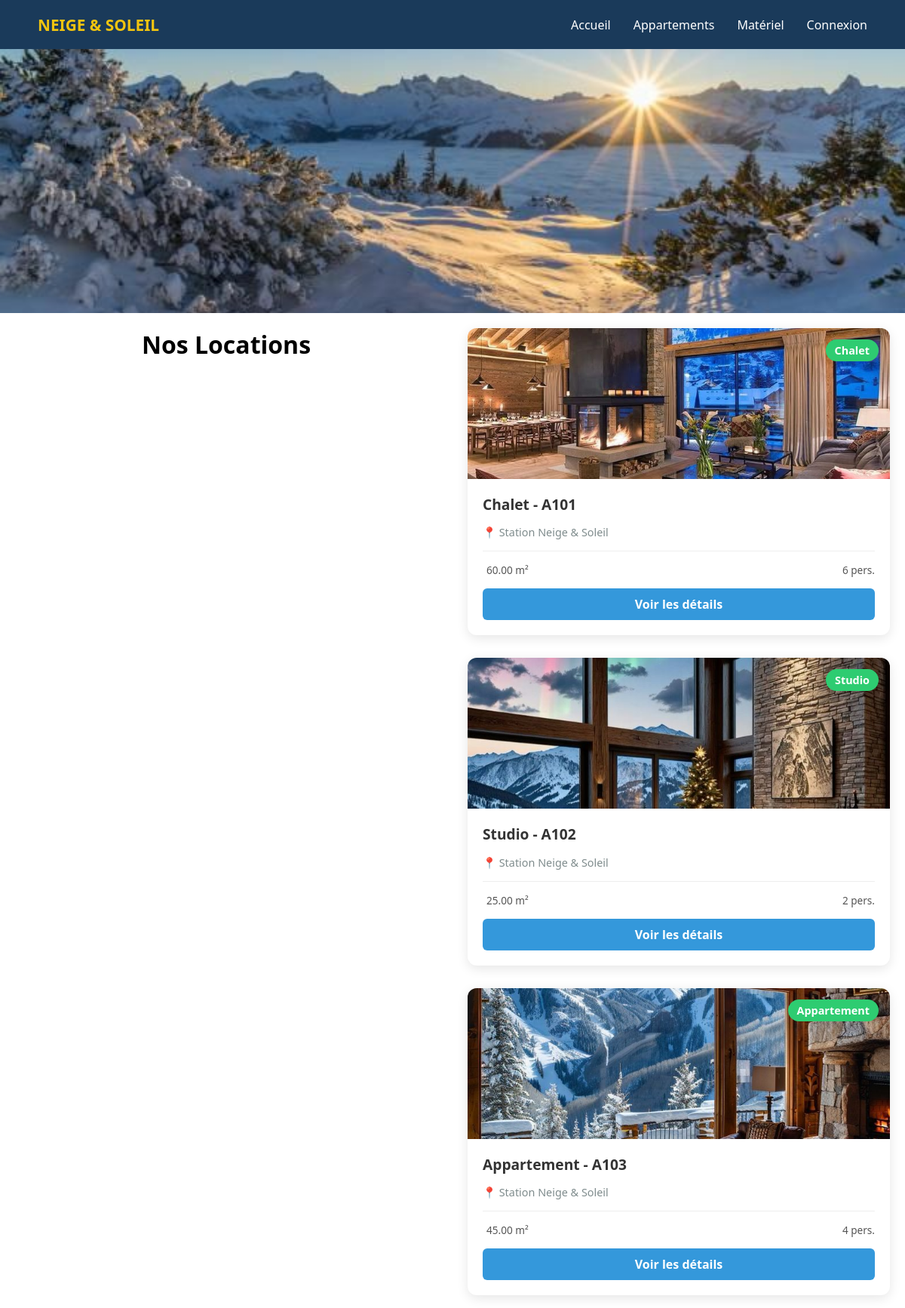
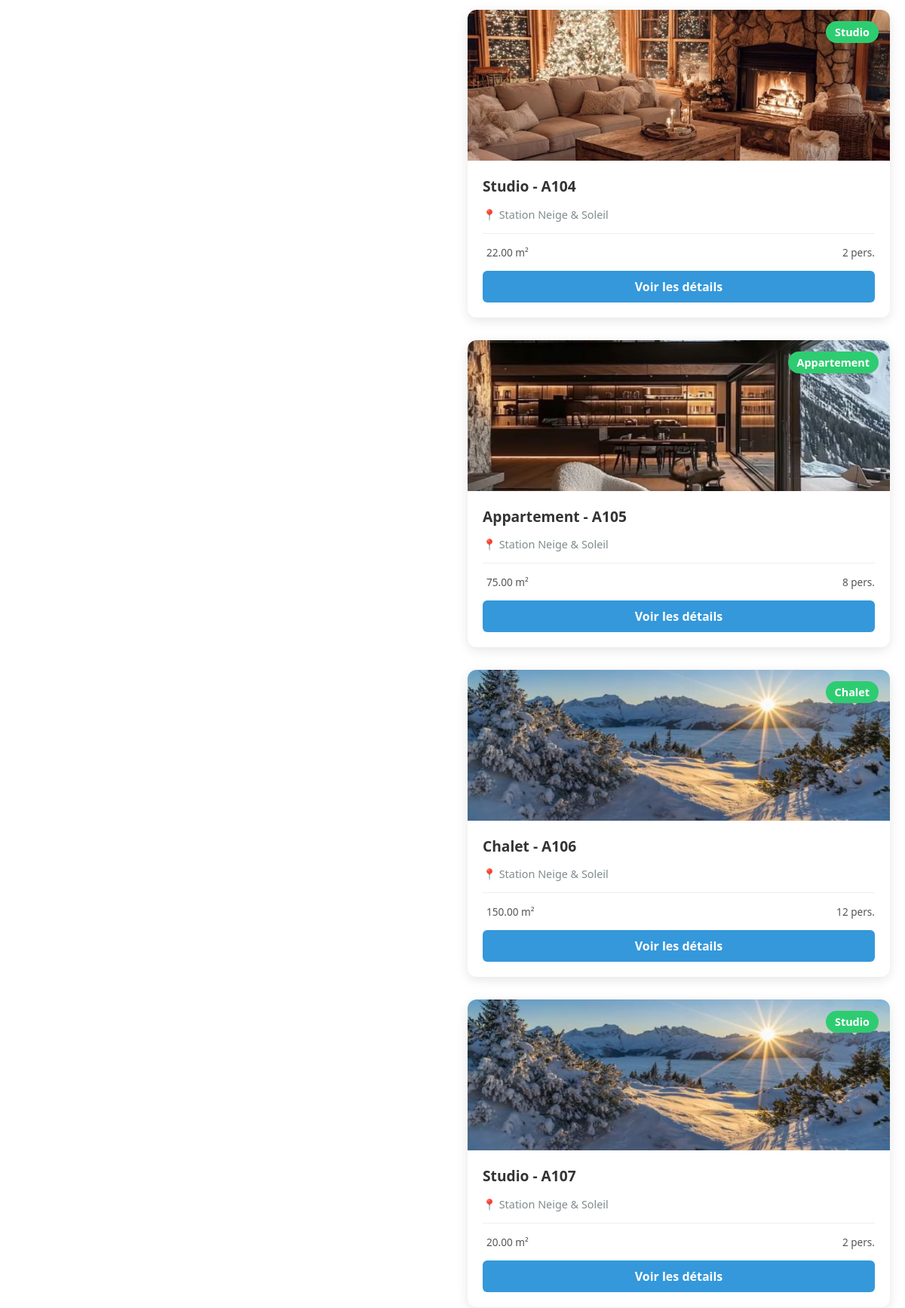
Page /index.php?page=appartements (upper part) on the committed database (2 pictures, top to bottom).
### tables this page shows
CREATE TABLE APPARTEMENT (
    id_appart INT AUTO_INCREMENT PRIMARY KEY,
    num_appart VARCHAR(10),
    type_appart VARCHAR(50),
    surface DECIMAL(5,2),
    capacite_accueil INT,
    id_proprio INT,
    FOREIGN KEY (id_proprio) REFERENCES PROPRIETAIRE(id_proprio)
);

### Modele/modele.php (called while the page is built, shortened)
<?php
class Modele {
    private $pdo;
    public function __construct() {
        try {
            $this->pdo = new PDO("mysql:host=localhost;dbname=neige_soleil;charset=utf8", "root", "");
            $this->pdo->setAttribute(PDO::ATTR_ERRMODE, PDO::ERRMODE_EXCEPTION);
        } catch (Exception $e) {
            die("Erreur de connexion : " . $e->getMessage());
        }
    }
    public function getAppartementsFiltres($station, $capacite) {
        $sql = "SELECT * FROM APPARTEMENT WHERE 1=1";
        $params = [];
        $stmt = $this->pdo->prepare($sql);
        $stmt->execute($params);
        return $stmt->fetchAll(PDO::FETCH_ASSOC);
    }
    public function getTousLesAppartements() {
        $stmt = $this->pdo->prepare("SELECT * FROM APPARTEMENT");
        $stmt->execute();
        return $stmt->fetchAll(PDO::FETCH_ASSOC);
    }
}
?>

### Controleur/controleur.class.php (called while the page is built, shortened)
<?php
require_once "Modele/Modele.php";
class Controleur {
    private $unModele;
    public function __construct() {
        $this->unModele = new Modele();
    }
    public function getAppartementsFiltres($station, $capacite) {
        return $this->unModele->getAppartementsFiltres($station, $capacite);
    }
    public function afficherCatalogue() {
        return $this->unModele->getTousLesAppartements();
    }
}
?>

### Vue/vue_appartements.php (the view)
<?php
    $appartements = $unControleur->afficherCatalogue();
?>
<link rel="stylesheet" href="Style/style_appartement.css">
<div class="container">
    <h1 style="text-align: center; margin: 20px 0;">Nos Locations</h1>
    <div class="apparts-grid">
        <?php foreach ($appartements as $unAppart) : ?>
            <article class="appart-card">
                <div class="appart-image">
                    <span class="price"><?php echo $unAppart['type_appart']; ?></span>
                    <img src="images/chalets/<?php echo $unAppart['image']; ?>"
                         alt="Appartement"
                         onerror="this.src='images/background-montagne.jpg';">
                </div>
                <div class="appart-details">
                    <h3><?php echo $unAppart['type_appart']; ?> - <?php echo $unAppart['num_appart']; ?></h3>
                    <p class="location">📍 Station Neige & Soleil</p>
                    <div class="specs">
                        <span><i class="fas fa-expand"></i> <?php echo $unAppart['surface']; ?> m²</span>
                        <span><i class="fas fa-users"></i> <?php echo $unAppart['capacite_accueil']; ?> pers.</span>
                    </div>
                    <a href="index.php?page=vue_detail&id=<?php echo $unAppart['id_appart']; ?>" class="btn-view">
                        Voir les détails
                    </a>
                </div>
            </article>
        <?php endforeach; ?>
    </div> </div>

### index.php (shortened to what this page needs)
<?php
    require_once("Controleur/controleur.class.php");
    $unControleur = new Controleur();
    $page = (isset($_GET['page'])) ? $_GET['page'] : 'accueil';
?>
<!DOCTYPE html>
<html lang="fr">
<head>
    <link rel="stylesheet" href="Style/style_index.css">
    <link rel="stylesheet" href="Style/style_connexion.css">
</head>
<body>
    <?php
    if ($page != 'connexion' && $page != 'inscription') {
        require_once("Vue/vue_header.php");
        ?>
        <section class="hero-container">
            <a href="index.php?page=accueil" class="hero-link">
                <img src="images/background-montagne.jpg" alt="Montagnes enneigées">
            </a>
        </section>
        <?php
    }
    ?>
    <main>
        <?php if ($page == 'accueil'): ?>
            <section class="intro">
                <h1>Nos Locations de Vacances</h1>
            </section>
            <div class="container chalet-list">
                <article class="card">
                    <img src="images/chalets/chalet_marmoton.jpg" alt="Chalet Neige">
                    <div class="card-body">
                        <h3>Chalet "Le Marmoton"</h3>
                        <p style="color:#888;">📍 Molines-en-Queyras</p>
                        <a href="index.php?page=detail&id=1" class="btn-blue">Voir les détails</a>
                    </div>
                </article>
            </div>
        <?php else: ?>
            <?php
            if ($page == 'appartements') {
                $lesApparts = $unControleur->getAppartementsFiltres("", "");
            }
            $file = "Vue/vue_" . $page . ".php";
            if(file_exists($file)) {
                include($file);
            } else {
                echo "<center><h2 style='margin-top:50px;'>Page non disponible.</h2></center>";
            }
            ?>
        <?php endif; ?>
    </main>
</body>
</html>

### Vue/vue_header.php
<header>
    <div class="logo">Neige & Soleil</div>
    <nav>
        <ul>
            <li><a href="index.php?page=accueil">Accueil</a></li>
            <li><a href="index.php?page=appartements">Appartements</a></li>
            <li><a href="index.php?page=materiel">Matériel</a></li>
            <?php if (isset($_SESSION['id_user'])): ?>
                <?php if ($_SESSION['role'] == 'proprietaire'): ?>
                    <li><a href="index.php?page=mes_apparts">Mes Appartements</a></li>
                    <li><a href="index.php?page=contrats">Mes Contrats</a></li>
                <?php else: ?>
                    <li><a href="index.php?page=panier">Mon Panier</a></li>
                <?php endif; ?>
                <li><a href="index.php?page=profil" class="btn-nav">Mon Profil</a></li>
                <li><a href="index.php?page=deconnexion" class="btn-connexion logout">Déconnexion</a></li>
            <?php else: ?>
                <li><a href="index.php?page=connexion" class="btn-connexion">Connexion</a></li>
            <?php endif; ?>
        </ul>
    </nav>
</header>

### Style/style_index.css (style rules this page uses)
body { margin: 0; padding: 0; font-family: 'Segoe UI', Arial, sans-serif; background-color: #ffffff; }
header { background-color: #1a3a5a; padding: 0 50px; height: 65px; display: flex; justify-content: space-between; align-items: center; color: white; position: relative; z-index: 1000; }
.logo { font-weight: bold; font-size: 1.3rem; color: #f1c40f; text-transform: uppercase; }
nav ul { list-style: none; display: flex; gap: 30px; margin: 0; padding: 0; }
nav ul li a { color: white; text-decoration: none; font-size: 1rem; font-weight: 500; transition: color 0.3s ease; }
.hero-container { width: 100%; height: 350px; overflow: hidden; object-position: center 110%; }
.hero-link { display: block; width: 100%; height: 100%; }
.hero-link img { width: 100%; height: 100%; object-fit: cover; display: block; }
.container { max-width: 1200px; margin: 0 auto 80px; display: grid; grid-template-columns: repeat(auto-fit, minmax(320px, 1fr)); gap: 40px; padding: 0 20px; }

### Style/style_appartement.css (style rules this page uses)
.apparts-grid { display: grid; grid-template-columns: repeat(auto-fill, minmax(300px, 1fr)); gap: 30px; padding: 20px 0; }
.appart-card { background: #fff; border-radius: 12px; overflow: hidden; box-shadow: 0 4px 15px rgba(0,0,0,0.1); transition: transform 0.3s ease; display: flex; flex-direction: column; }
.appart-image { position: relative; height: 200px; }
.appart-image img { width: 100%; height: 100%; object-fit: cover; }
.price { position: absolute; top: 15px; right: 15px; background: #2ecc71; color: white; padding: 5px 12px; border-radius: 20px; font-weight: bold; font-size: 0.9rem; }
.appart-details { padding: 20px; }
.appart-details h3 { margin: 0 0 10px 0; font-size: 1.2rem; color: #333; }
.location { color: #7f8c8d; font-size: 0.9rem; margin-bottom: 15px; }
.specs { display: flex; justify-content: space-between; border-top: 1px solid #eee; padding-top: 15px; margin-bottom: 15px; }
.specs span { font-size: 0.85rem; color: #555; }
.btn-view { display: block; text-align: center; background: #3498db; color: white; text-decoration: none; padding: 10px; border-radius: 6px; font-weight: bold; transition: background 0.3s; }

### rows in the picture
appartement: type_appart "Chalet", image (picture), num_appart "A101", surface "60.00", capacite_accueil "6"
appartement: type_appart "Studio", image (picture), num_appart "A102", surface "25.00", capacite_accueil "2"
appartement: type_appart "Appartement", image (picture), num_appart "A103", surface "45.00", capacite_accueil "4"
appartement: type_appart "Studio", image (picture), num_appart "A104", surface "22.00", capacite_accueil "2"
appartement: type_appart "Appartement", image (picture), num_appart "A105", surface "75.00", capacite_accueil "8"
appartement: type_appart "Chalet", num_appart "A106", surface "150.00", capacite_accueil "12"
appartement: type_appart "Studio", num_appart "A107", surface "20.00", capacite_accueil "2"
